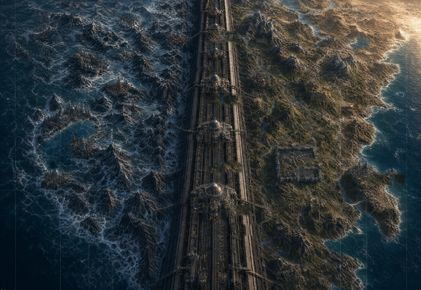
#> input picture reels/atlas-del-poder/assets/mapa-fondo.jpg, 421 x 290 px
$ python gen_masks.py ../assets/mapa-fondo.jpg ../assets/mapa-limpio.jpg
#> lines starting #> are read from the running program, lines starting #| are printed output that depends on the picture; after the words box and inside, x2 and y2 are one past the last pixel; in counts of white or black regions, pixels touching at a corner belong together
import sys, numpy as np, cv2
mapf, outdir = sys.argv[1], sys.argv[2]
im=cv2.imread(mapf).astype(int); H,W=im.shape[:2]
#> after `H, W = im.shape[:2]`: H = 290; W = 421
OX,OY=18,150
L=[(795,150),(775,700),(735,1000),(705,1310)]; R=[(955,150),(990,700),(1040,1000),(1100,1310)]
def c(p): return [(x-OX,y-OY) for x,y in p]
nid=np.zeros((H,W),np.uint8); cv2.fillPoly(nid,[np.array(c(L)+c(R)[::-1],np.int32)],255)
#> after `cv2.fillPoly(nid, [np.array(c(L) + c(R)[::-1], np.int32)], 255)`: nid: shape (290, 421); every value is 0
left=np.zeros((H,W),np.uint8); cv2.fillPoly(left,[np.array([(0,0)]+c(L)+[(0,H)],np.int32)],255)
#> after `cv2.fillPoly(left, [np.array([(0, 0)] + c(L) + [(0, H)], np.int32)], 2`: left: shape (290, 421); every value is 255
right=np.zeros((H,W),np.uint8); cv2.fillPoly(right,[np.array(c(R)+[(W,H),(W,0)],np.int32)],255)
b,g,r=im[...,0],im[...,1],im[...,2]
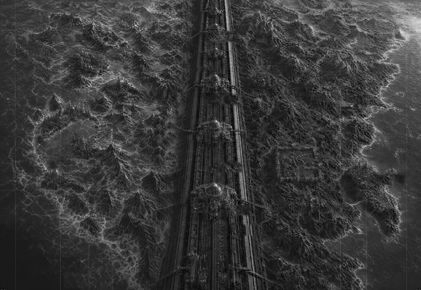
#> b: shape (290, 421) int64; min 0, max 219, mean 57.3
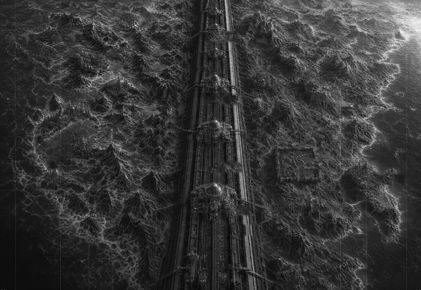
#> g: shape (290, 421) int64; min 0, max 243, mean 54.8
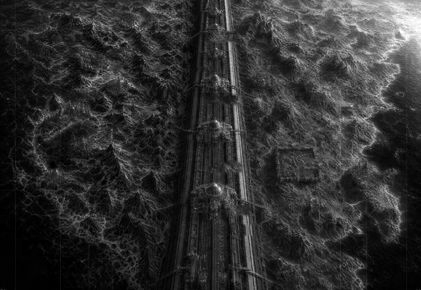
#> r: shape (290, 421) int64; min 0, max 255, mean 48.3
ocean=((b>r+12)&(b>g-5)).astype(np.uint8)*255
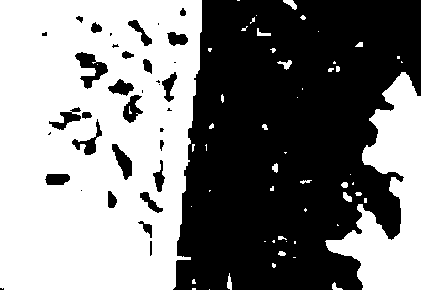
#> ocean: shape (290, 421); 50.6% white; 36 black regions (13 under 20 px), largest, box (x1, y1, x2, y2) and area: (173, 0, 421, 290) 56312, (75, 52, 108, 89) 529, (112, 144, 132, 180) 347
ocean=cv2.medianBlur(ocean,9)
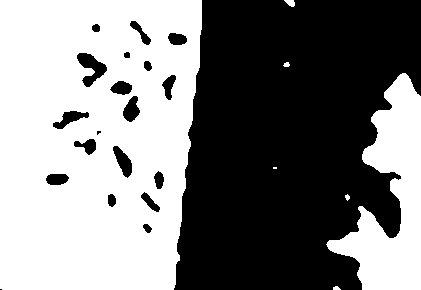
#> ocean: shape (290, 421); 50.6% white; 20 black regions (2 under 20 px), largest, box (x1, y1, x2, y2) and area: (174, 0, 421, 290) 57109, (77, 53, 107, 87) 498, (113, 146, 132, 178) 318
land=cv2.morphologyEx(255-ocean,cv2.MORPH_OPEN,np.ones((9,9),np.uint8))
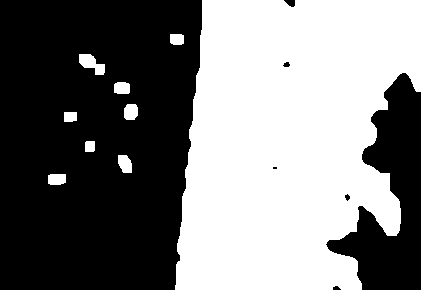
#> land: shape (290, 421); 47.8% white; 9 white regions, largest, box (x1, y1, x2, y2) and area: (175, 0, 421, 290) 56954, (79, 54, 105, 75) 313, (118, 155, 132, 173) 205
land=cv2.morphologyEx(land,cv2.MORPH_CLOSE,np.ones((21,21),np.uint8))
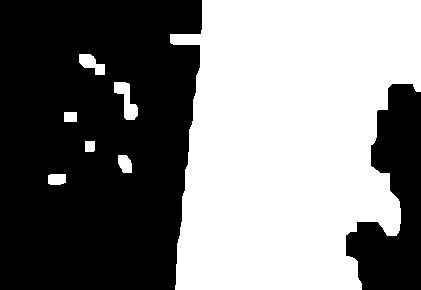
#> land: shape (290, 421); 48.9% white; 7 white regions, largest, box (x1, y1, x2, y2) and area: (170, 0, 421, 290) 58307, (114, 82, 138, 120) 452, (79, 54, 105, 75) 315
assum=cv2.bitwise_and(land,right)
# keep components touching the wall edge (mainland) + Farallon peninsula: keep components > 5000 px
n,lab,st,_=cv2.connectedComponentsWithStats(assum)
#> lab: shape (290, 421) int32; every value is 0
#> n = 1; st = [[0, 0, 421, 290, 122090]]
keep=np.zeros_like(assum)
for i in range(1,n):
    if st[i,4]>4000: keep[lab==i]=255
assum=keep
# Dia Extremo limit: soft cut above diagonal (1300,150)->(1650,700) in original coords
dz=np.zeros((H,W),np.uint8); cv2.fillPoly(dz,[np.array(c([(1300,150),(1650,700),(2048,700),(2048,150)]),np.int32)],255)
assum[dz>0]=0
assum=cv2.morphologyEx(assum,cv2.MORPH_OPEN,np.ones((7,7),np.uint8))
# fill lakes/rivers: inverse components that are small or don't reach the open ocean
inv=cv2.bitwise_and(255-assum,right); inv[dz>0]=0
n,lab,st,_=cv2.connectedComponentsWithStats(inv)
for i in range(1,n):
    if st[i,4]<40000: assum[lab==i]=255
# smooth contours slightly
for name,m in [('gran-noche',left),('nidum',nid),('assum',assum)]:
    ms=cv2.GaussianBlur(m,(0,0),2.0)
    _,mb=cv2.threshold(ms,127,255,cv2.THRESH_BINARY)
    # fill: soft-edged alpha mask
    fill=cv2.GaussianBlur(mb,(0,0),1.5)
    rgba=np.zeros((H,W,4),np.uint8); rgba[...,:3]=255; rgba[...,3]=fill
    cv2.imwrite(f'{outdir}/mask-{name}.png',rgba)
    # border stroke (skip image frame)
    pad=cv2.copyMakeBorder(mb,8,8,8,8,cv2.BORDER_REPLICATE)
    e=cv2.morphologyEx(pad,cv2.MORPH_GRADIENT,np.ones((5,5),np.uint8))[8:-8,8:-8]
    e=cv2.GaussianBlur(e,(0,0),0.8)
    rgba=np.zeros((H,W,4),np.uint8); rgba[...,:3]=255; rgba[...,3]=e
    cv2.imwrite(f'{outdir}/borde-{name}.png',rgba)
    print(name, int((mb>0).sum()))
#> this loop made 3 passes
#> name on passes 1 to 3: 'gran-noche', 'nidum', 'assum'
#| gran-noche 122090
#| nidum 0
#| assum 0
